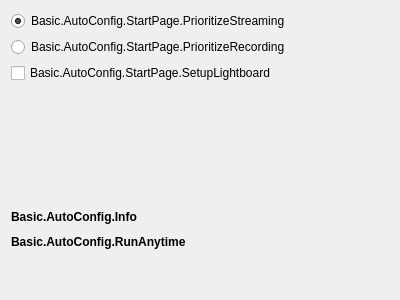
<?xml version="1.0" encoding="UTF-8"?>
<ui version="4.0">
 <class>AutoConfigStartPage</class>
 <widget class="QWidget" name="AutoConfigStartPage">
  <property name="geometry">
   <rect>
    <x>0</x>
    <y>0</y>
    <width>400</width>
    <height>300</height>
   </rect>
  </property>
  <property name="windowTitle">
   <string notr="true"/>
  </property>
  <layout class="QVBoxLayout" name="verticalLayout">
   <item>
    <widget class="QRadioButton" name="prioritizeStreaming">
     <property name="text">
      <string>Basic.AutoConfig.StartPage.PrioritizeStreaming</string>
     </property>
     <property name="checked">
      <bool>true</bool>
     </property>
    </widget>
   </item>
   <item>
    <widget class="QRadioButton" name="prioritizeRecording">
     <property name="text">
      <string>Basic.AutoConfig.StartPage.PrioritizeRecording</string>
     </property>
    </widget>
   </item>
   <item>
    <widget class="QCheckBox" name="setupLightboard">
     <property name="text">
      <string>Basic.AutoConfig.StartPage.SetupLightboard</string>
     </property>
    </widget>
   </item>
   <item>
    <spacer name="verticalSpacer_2">
     <property name="orientation">
      <enum>Qt::Vertical</enum>
     </property>
     <property name="sizeType">
      <enum>QSizePolicy::Expanding</enum>
     </property>
     <property name="sizeHint" stdset="0">
      <size>
       <width>40</width>
       <height>40</height>
      </size>
     </property>
    </spacer>
   </item>
   <item>
    <widget class="QLabel" name="label_2">
     <property name="font">
      <font>
       <weight>75</weight>
       <bold>true</bold>
      </font>
     </property>
     <property name="text">
      <string>Basic.AutoConfig.Info</string>
     </property>
     <property name="wordWrap">
      <bool>true</bool>
     </property>
    </widget>
   </item>
   <item>
    <spacer name="verticalSpacer_3">
     <property name="orientation">
      <enum>Qt::Vertical</enum>
     </property>
     <property name="sizeType">
      <enum>QSizePolicy::Fixed</enum>
     </property>
     <property name="sizeHint" stdset="0">
      <size>
       <width>5</width>
       <height>5</height>
      </size>
     </property>
    </spacer>
   </item>
   <item>
    <widget class="QLabel" name="label">
     <property name="font">
      <font>
       <weight>75</weight>
       <bold>true</bold>
      </font>
     </property>
     <property name="text">
      <string>Basic.AutoConfig.RunAnytime</string>
     </property>
     <property name="wordWrap">
      <bool>true</bool>
     </property>
    </widget>
   </item>
   <item>
    <spacer name="verticalSpacer">
     <property name="orientation">
      <enum>Qt::Vertical</enum>
     </property>
     <property name="sizeType">
      <enum>QSizePolicy::Fixed</enum>
     </property>
     <property name="sizeHint" stdset="0">
      <size>
       <width>20</width>
       <height>40</height>
      </size>
     </property>
    </spacer>
   </item>
  </layout>
 </widget>
 <resources/>
 <connections/>
</ui>
